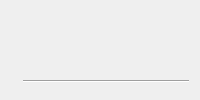
     <widget class="QWidget" name="HistoryPage">
      <layout class="QVBoxLayout" name="verticalLayout">
       <item>
        <widget class="QWidget" name="widget_2" native="true">
         <property name="styleSheet">
          <string notr="true">QWidget {
    background-image: url(:images/assets/historybg.png);
    background-repeat: no-repeat;
    background-position: center;
}
</string>
         </property>
         <widget class="QTableWidget" name="historyTable">
          <property name="geometry">
           <rect>
            <x>20</x>
            <y>80</y>
            <width>631</width>
            <height>301</height>
           </rect>
          </property>
          <property name="autoFillBackground">
           <bool>false</bool>
          </property>
          <property name="styleSheet">
           <string notr="true">/* Table cells */
QTableWidget {
    background: white;
    color: black;
    gridline-color: lightgray; /* Light gray gridlines */
    border: none; /* Removes outer border */
}

/* Column headers */
QHeaderView::section {
    background: white;
    color: black;
    border: none; /* Removes header border */
}

/* Left row headers */
QTableCornerButton::section, QHeaderView::section:vertical {
    background: #f0f0f0; /* Light gray */
    color: black;
    border: none; /* Removes row header border */
}
</string>
          </property>
          <property name="frameShadow">
           <enum>QFrame::Sunken</enum>
          </property>
          <property name="lineWidth">
           <number>0</number>
          </property>
          <property name="showGrid">
           <bool>true</bool>
          </property>
          <property name="gridStyle">
           <enum>Qt::SolidLine</enum>
          </property>
          <property name="columnCount">
           <number>6</number>
          </property>
          <attribute name="horizontalHeaderVisible">
           <bool>true</bool>
          </attribute>
          <attribute name="verticalHeaderVisible">
           <bool>false</bool>
          </attribute>
          <row>
           <property name="text">
            <string>001</string>
           </property>
          </row>
          <column>
           <property name="text">
            <string>Image</string>
           </property>
          </column>
          <column>
           <property name="text">
            <string>Patient Name</string>
           </property>
          </column>
          <column>
           <property name="text">
            <string>Date</string>
           </property>
          </column>
          <column>
           <property name="text">
            <string>Results</string>
           </property>
          </column>
          <column/>
          <column/>
          <item row="0" column="0">
           <property name="text">
            <string>IMG_0065</string>
           </property>
          </item>
          <item row="0" column="1">
           <property name="text">
            <string>John Doe</string>
           </property>
          </item>
          <item row="0" column="2">
           <property name="text">
            <string>02/21/25</string>
           </property>
          </item>
          <item row="0" column="3">
           <property name="text">
            <string>ARMD, CRVO, MY</string>
           </property>
          </item>
         </widget>
         <widget class="QPushButton" name="historyBackButton">
          <property name="geometry">
           <rect>
            <x>8</x>
            <y>8</y>
            <width>66</width>
            <height>66</height>
           </rect>
          </property>
          <property name="sizePolicy">
           <sizepolicy hsizetype="Fixed" vsizetype="Fixed">
            <horstretch>0</horstretch>
            <verstretch>0</verstretch>
           </sizepolicy>
          </property>
          <property name="minimumSize">
           <size>
            <width>66</width>
            <height>66</height>
           </size>
          </property>
          <property name="maximumSize">
           <size>
            <width>66</width>
            <height>66</height>
           </size>
          </property>
          <property name="cursor">
           <cursorShape>PointingHandCursor</cursorShape>
          </property>
          <property name="styleSheet">
           <string notr="true">QPushButton {
    border: none;
    background: transparent;
    background-image: url(:images/assets/invisback.png);
    background-repeat: no-repeat;
    background-position: center;
}
</string>
          </property>
          <property name="text">
           <string/>
          </property>
         </widget>
         <widget class="Line" name="line">
          <property name="geometry">
           <rect>
            <x>12</x>
            <y>60</y>
            <width>656</width>
            <height>20</height>
           </rect>
          </property>
          <property name="orientation">
           <enum>Qt::Horizontal</enum>
          </property>
         </widget>
         <widget class="QPushButton" name="archiveButton">
          <property name="geometry">
           <rect>
            <x>22</x>
            <y>400</y>
            <width>95</width>
            <height>47</height>
           </rect>
          </property>
          <property name="cursor">
           <cursorShape>PointingHandCursor</cursorShape>
          </property>
          <property name="styleSheet">
           <string notr="true">QPushButton {
    border: none;
    background: transparent;
    background-image: url(:images/assets/archiverecord.png);
    background-repeat: no-repeat;
    background-position: center;
}
</string>
          </property>
          <property name="text">
           <string/>
          </property>
         </widget>
         <widget class="QPushButton" name="printButton">
          <property name="geometry">
           <rect>
            <x>120</x>
            <y>400</y>
            <width>94</width>
            <height>47</height>
           </rect>
          </property>
          <property name="cursor">
           <cursorShape>PointingHandCursor</cursorShape>
          </property>
          <property name="styleSheet">
           <string notr="true">QPushButton {
    border: none;
    background: transparent;
    background-image: url(:images/assets/printrecord.png);
    background-repeat: no-repeat;
    background-position: center;
}
</string>
          </property>
          <property name="text">
           <string/>
          </property>
         </widget>
         <widget class="QLineEdit" name="searchBar">
          <property name="geometry">
           <rect>
            <x>434</x>
            <y>23</y>
            <width>221</width>
            <height>35</height>
           </rect>
          </property>
          <property name="styleSheet">
           <string notr="true"/>
          </property>
         </widget>
         <zorder>historyBackButton</zorder>
         <zorder>line</zorder>
         <zorder>historyTable</zorder>
         <zorder>archiveButton</zorder>
         <zorder>printButton</zorder>
         <zorder>searchBar</zorder>
        </widget>
       </item>
      </layout>
     </widget>
